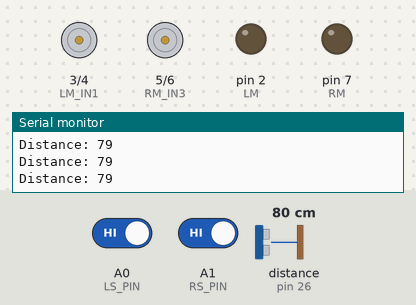
This sketch was run on a simulated Arduino Mega 2560, built with avr-gcc and run on an emulated ATmega2560. Shown: motor-driver pin pairs drawn as motors (green arrow = first pin HIGH = forward, orange = second pin HIGH = backward, longer = more drive), output pins drawn as LEDs (lit = HIGH), the last lines printed to the serial monitor. Wiring (inferred from the names in the program): ultrasonic range finder: trigger pin 24; echo pin 26. The inputs (shaded band) are chosen by the test bench; at power-on: distance to the obstacle (sensor on pin 26) 80 cm, A0 (LS_PIN) HIGH, A1 (RS_PIN) HIGH. The echo pulse lasts 58.3 µs per cm; pins used as bus, display or sensor lines are not drawn.

Above: at 1.2 s.
1.3 s: distance to the obstacle (sensor on pin 26) set to 12 cm
2.8 s: distance to the obstacle (sensor on pin 26) set to 9 cm
At 3.7 s:
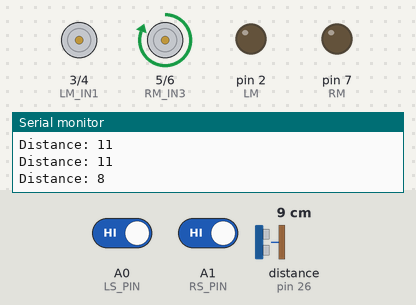
5.4 s: A0 (LS_PIN) driven LOW and A1 (RS_PIN) driven LOW
8.4 s: A0 (LS_PIN) driven HIGH
At 9.5 s:
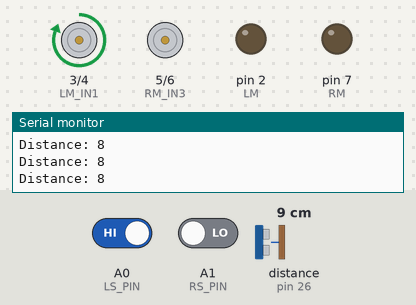
10.4 s: A0 (LS_PIN) driven LOW
At 11.5 s:
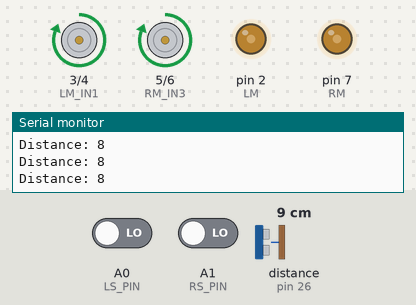
11.9 s: A1 (RS_PIN) driven HIGH
At 12.6 s:
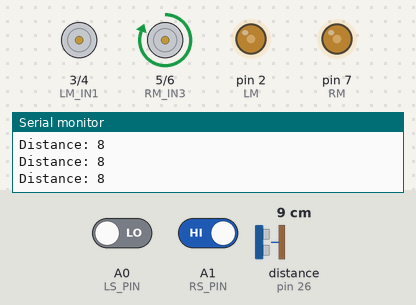
Timing chart, 0 to 14.4 s (numbered marks = the images above; inputs shaded):
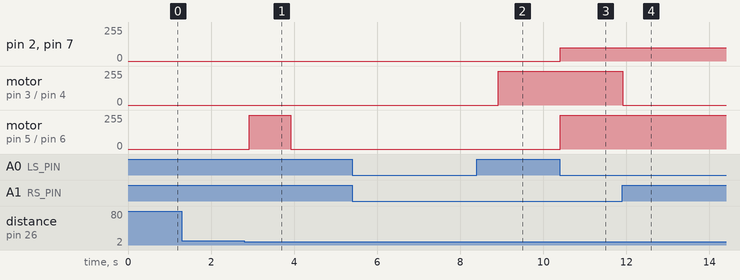

Measured:
- the behaviour switches between 11 and 10 cm on distance to the obstacle (sensor on pin 26) (found by bisection; images 0 and 1)
- after the input at 2.8 s, motor on pin 5 (RM_IN3) / pin 6 (RM_IN4): stopped → forward 255/255 after 0.12 s, → stopped 1.0 s later
- after the input at 5.4 s, every drawn part: stays the same
- after the input at 8.4 s, pin 2 (LM), pin 7 (RM): stays 0/255 (without the input it goes to 100/255 after 0.52 s); motor on pin 5 (RM_IN3) / pin 6 (RM_IN4): stays stopped (without the input it goes to forward 255/255 after 0.52 s)
- after the input at 10.4 s, pin 2 (LM), pin 7 (RM): 0/255 → 100/255 at once; motor on pin 5 (RM_IN3) / pin 6 (RM_IN4): stopped → forward 255/255 at once
- after the input at 11.9 s, motor on pin 3 (LM_IN1) / pin 4 (LM_IN2): forward 255/255 → stopped at once

The sketch:

03SmartSystems-UltrasonicSensorAndLineFollowerTest.ino
```cpp
// DEFINES ULTRASONIC OUTPUTS
const int triggerPin = 24;
const int echoPin = 26;

// defines variables for Ultrasonic Sensor
long duration;
int distance;

/*-------definning Inputs------*/
// MOTOR A (LEFT MOTOR CONNECTIONS)
int LM = 2;
int LM_IN1 = 3;
int LM_IN2 = 4;

// MOTOR B (RIGHT MOTOR CONNECTIONS)
int RM = 7;
int RM_IN3 = 5;
int RM_IN4 = 6;

// DEFINES MAXIMUM MOTOR SPEED. THIS CAN GO UP TO 255. WILL BE USING 80 UNDER TESTING.
int MaxSpeed = 100;

// Sensor Reading
int LS_PIN = A0;
int RS_PIN = A1;
int LS_STATE;
int RS_STATE;

// CHECKS IF THE PLANT HAS BEEN WATERED BEFORE.
bool hasBeenWatered = false;


void setup()
{
  pinMode(triggerPin, OUTPUT);                                              // Sets the triggerPin as OUTPUT
  pinMode(echoPin, INPUT);                                                  // Sets the echoPin as INPUT

  // SET ALL THE MOTOR CONTROL PINS TO OUTPUTS
  pinMode(LM, OUTPUT);
  pinMode(RM, OUTPUT);
  pinMode(LM_IN1, OUTPUT);
  pinMode(LM_IN2, OUTPUT);
  pinMode(RM_IN3, OUTPUT);
  pinMode(RM_IN4, OUTPUT);

  // TURN OFF MOTORS - INITIAL STATE
  digitalWrite(LM_IN1, LOW);
  digitalWrite(LM_IN2, LOW);
  digitalWrite(RM_IN3, LOW);
  digitalWrite(RM_IN4, LOW);

  Serial.begin(9600);
}

void loop() {

  LS_STATE = digitalRead(LS_PIN);
  RS_STATE = digitalRead(RS_PIN);

  // Clears the trigPin
  digitalWrite(triggerPin, LOW);
  delayMicroseconds(2);

  // Sets the trigPin on HIGH state for 10 micro seconds
  digitalWrite(triggerPin, HIGH);
  delayMicroseconds(10);
  digitalWrite(triggerPin, LOW);

  // Reads the echoPin, returns the sound wave travel time in microseconds
  duration = pulseIn(echoPin, HIGH);

  // Calculating the distance
  distance= duration*0.034/2;

  // Prints the distance on the Serial Monitor
  Serial.print("Distance: ");
  Serial.println(distance);

  if (!hasBeenWatered && distance < 10)                                                                // Just testing with distance to the plants
  {
    delay(100);
    StopVehicle();
    TurnVehicleRight();
    delay(1000);
    StopVehicle();
    delay(5000);

    hasBeenWatered = true;
    // START SERVOMOTOR (ROTATE 90 DEGREES).
    //
  }

  if(!(digitalRead(LS_PIN)) && !(digitalRead(RS_PIN)))                              // Move forward
  {
    MoveVehicleForward(MaxSpeed);
  }

  else if(!digitalRead(LS_PIN) && digitalRead(RS_PIN))                              // Turn right
  {
    TurnVehicleRight();
  }

  else if(digitalRead(LS_PIN) && (!digitalRead(RS_PIN)))                            // Turn left
  {
    TurnVehicleLeft();
  }

  else if(digitalRead(LS_PIN) && digitalRead(RS_PIN))                               // STOP
  {
    StopVehicle();
  }
}

void StopVehicle()
{
  digitalWrite(LM_IN1, LOW);
  digitalWrite(LM_IN2, LOW);
  digitalWrite(RM_IN3, LOW);
  digitalWrite(RM_IN4, LOW);
}

void MoveVehicleForward(int maxSpeed)
{
  analogWrite(LM, maxSpeed);
  analogWrite(RM, maxSpeed);
  digitalWrite(LM_IN1, HIGH);
  digitalWrite(LM_IN2, LOW);
  digitalWrite(RM_IN3, HIGH);
  digitalWrite(RM_IN4, LOW);
}

void TurnVehicleLeft()
{
  digitalWrite(LM_IN1, HIGH);
  digitalWrite(LM_IN2, LOW);
  digitalWrite(RM_IN3, LOW);
  digitalWrite(RM_IN4, LOW);
}

void TurnVehicleRight()
{
  digitalWrite(LM_IN1, LOW);
  digitalWrite(LM_IN2, LOW);
  digitalWrite(RM_IN3, HIGH);
  digitalWrite(RM_IN4, LOW);
}
```
